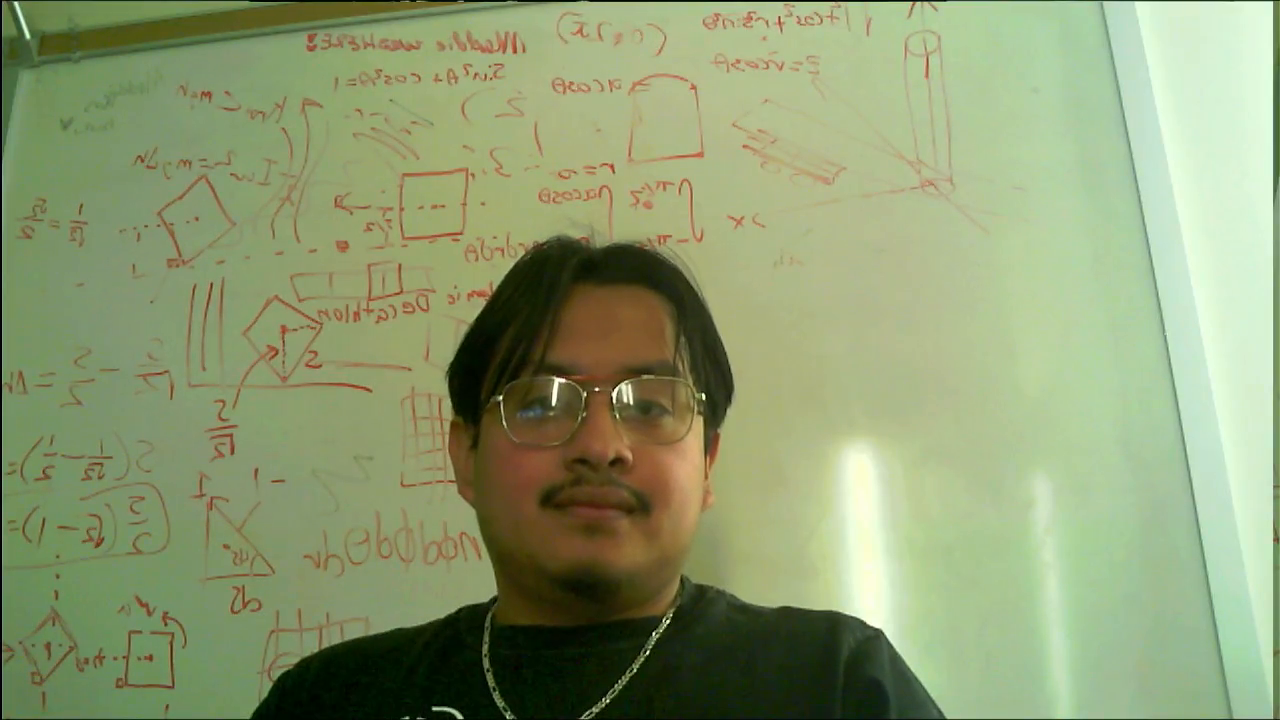
#> input picture frame 97 of OV5640VideoCapture/15sJonatan1.mp4, 1280 x 720 px
$ python fastpain.py
#> lines starting #> are read from the running program, lines starting #| are printed output that depends on the picture
import cv2
import numpy as np
import matplotlib.pyplot as plt
from sklearn.decomposition import FastICA
from sklearn.preprocessing import StandardScaler
from scipy.signal import butter, filtfilt
from tqdm import tqdm

face_cascade = cv2.CascadeClassifier(
    cv2.data.haarcascades + 'haarcascade_frontalface_default.xml'
)

video_paths = [
    "OV5640VideoCapture/15sJonatan1.mp4",
    "OV5640VideoCapture/15sJonatan2.mp4",
    "OV5640VideoCapture/15sJonatan3.mp4",
    "OV5640VideoCapture/15sSydney1.mp4",
    "OV5640VideoCapture/15sSydney2.mp4",
    "OV5640VideoCapture/15sSydney3.mp4"
]

video_data = {}
first_frames = {}

# ---- SETTINGS ----
DOWNSCALE = 0.25     # resize factor for face detection
FRAME_SKIP = 2       # reduces 60 FPS → 30 FPS
MIN_FACE_SIZE = (40, 40)

# ---- PHASE 1: Extract RGB per frame with FAST face detection ----

for idx, path in enumerate(video_paths, start=1):

    cap = cv2.VideoCapture(path)
    if not cap.isOpened():
        print(f"Could not open {path}")
        continue

    reds, greens, blues = [], [], []
    last_face = None
    first_face_frame = None
    frame_idx = 0

    total_frames = int(cap.get(cv2.CAP_PROP_FRAME_COUNT))

    print(f"\nProcessing {path} ({total_frames} frames)...")

    for _ in tqdm(range(total_frames), desc=f"Video {idx}"):
        ret, frame = cap.read()
        if not ret:
            break

        # ---- Skip frames to reduce to ~30 FPS ----
        frame_idx += 1
        if frame_idx % FRAME_SKIP != 0:
            continue

        # ---- Downsample for fast face detect ----
        small = cv2.resize(frame, (0, 0), fx=DOWNSCALE, fy=DOWNSCALE)
        gray_small = cv2.cvtColor(small, cv2.COLOR_BGR2GRAY)

        faces = face_cascade.detectMultiScale(
            gray_small,
            scaleFactor=1.1,
            minNeighbors=4,
            minSize=MIN_FACE_SIZE
        )

        if len(faces) > 0:
            x, y, w, h = max(faces, key=lambda f: f[2] * f[3])
            # Scale back to original coords
            x, y, w, h = [int(v / DOWNSCALE) for v in (x, y, w, h)]
            last_face = (x, y, w, h)

            if first_face_frame is None:
                ff = frame.copy()
                cv2.rectangle(ff, (x, y), (x+w, y+h), (0,255,0), 2)
                first_face_frame = ff

        elif last_face is None:
            continue  # no face yet

        x, y, w, h = last_face
        roi = frame[y:y+h, x:x+w]

        rgb = cv2.cvtColor(roi, cv2.COLOR_BGR2RGB)
        reds.append(np.mean(rgb[:,:,0]))
        greens.append(np.mean(rgb[:,:,1]))
        blues.append(np.mean(rgb[:,:,2]))

    cap.release()

    name = f"video{idx}"
    video_data[name] = {"R": reds, "G": greens, "B": blues}

    if first_face_frame is not None:
        first_frames[name] = first_face_frame

# ---- PHASE 2: Show first frames ----
for name, frame in first_frames.items():
    plt.figure(figsize=(5,4))
    plt.imshow(cv2.cvtColor(frame, cv2.COLOR_BGR2RGB))
    plt.title(name)
    plt.axis("off")
plt.show()

# ---- PHASE 3: Prepare combined RGB for ICA ----

combined = np.concatenate([
    np.vstack([v["R"], v["G"], v["B"]]).T
    for v in video_data.values()
], axis=0)

# Normalize before ICA
scaler = StandardScaler()
combined_norm = scaler.fit_transform(combined)

# ---- PHASE 4: ICA ----
print("\nFitting ICA model...")
ica = FastICA(n_components=3, random_state=0, max_iter=500)
S_all = ica.fit_transform(combined_norm)

A = ica.mixing_
W = ica.components_
print("\nMixing Matrix:\n", A)
print("\nUnmixing Matrix:\n", W)

# ---- PHASE 5: Apply ICA to each video ----
ica_results = {}
for name, dat in video_data.items():
    X = np.vstack([dat["R"], dat["G"], dat["B"]]).T
    Xn = scaler.transform(X)
    S = ica.transform(Xn)
    ica_results[name] = S

# ---- BANDPASS + FFT FUNC ----
def butter_bandpass(low, high, fs):
    b, a = butter(4, [low/(fs/2), high/(fs/2)], btype='band')
    return b, a

def bandpass(sig, fs):
    b, a = butter_bandpass(0.8, 3.5, fs)
    return filtfilt(b, a, sig)

# ---- PHASE 6: Plot ICA1 + FFT (small plots, non-blocking) ----

fig, axes = plt.subplots(2, 3, figsize=(14,8))
axes = axes.flatten()

for i, (name, S) in enumerate(ica_results.items()):
    sig = S[:,0]
    sig = (sig - np.mean(sig)) / np.std(sig)

    sig_f = bandpass(sig, fs=30)
    fft = np.abs(np.fft.rfft(sig_f))
    freq = np.fft.rfftfreq(len(sig_f), 1/30)

    bpm = freq[np.argmax(fft[1:])] * 60

    ax = axes[i]
    ax.plot(sig, lw=1)
    ax2 = ax.twinx()
    ax2.plot(freq, fft, lw=1, alpha=0.7)
    ax.set_title(f"{name} — {bpm:.1f} BPM")

plt.tight_layout()
plt.show()

$ run again, starting later in the video
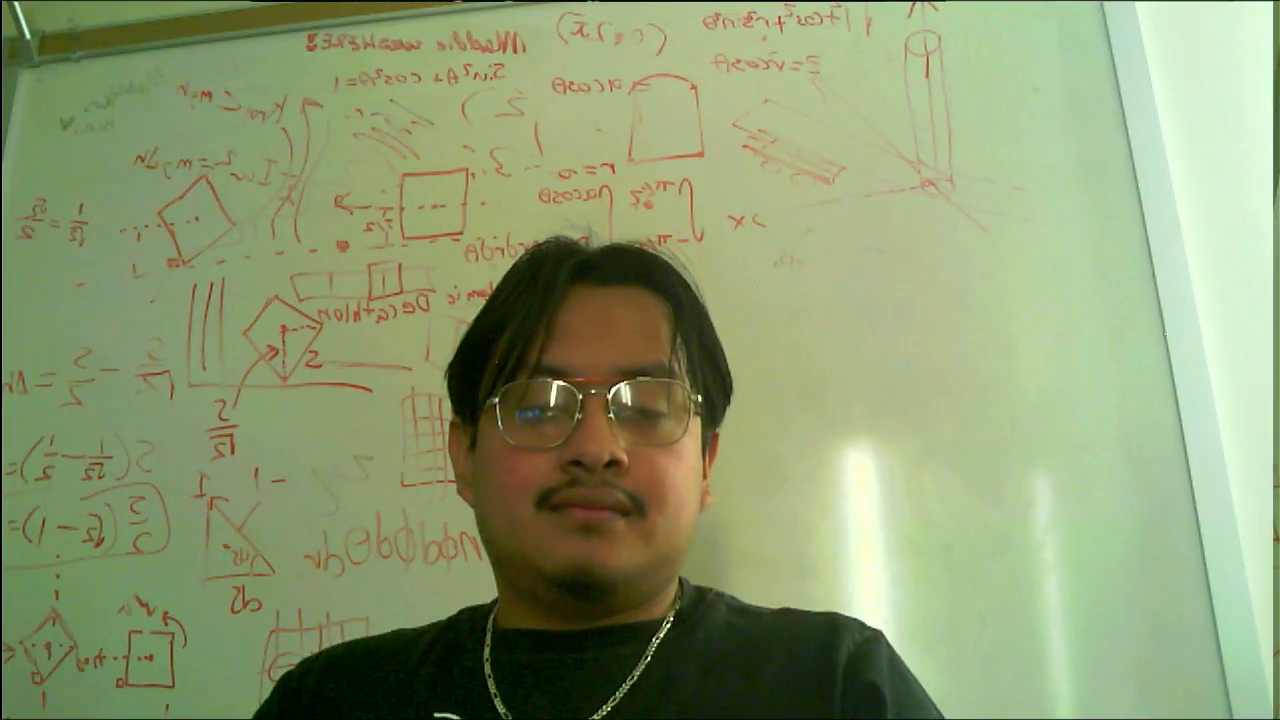
#> input picture frame 436 of OV5640VideoCapture/15sJonatan1.mp4, 1280 x 720 px

$ run again, starting later in the video
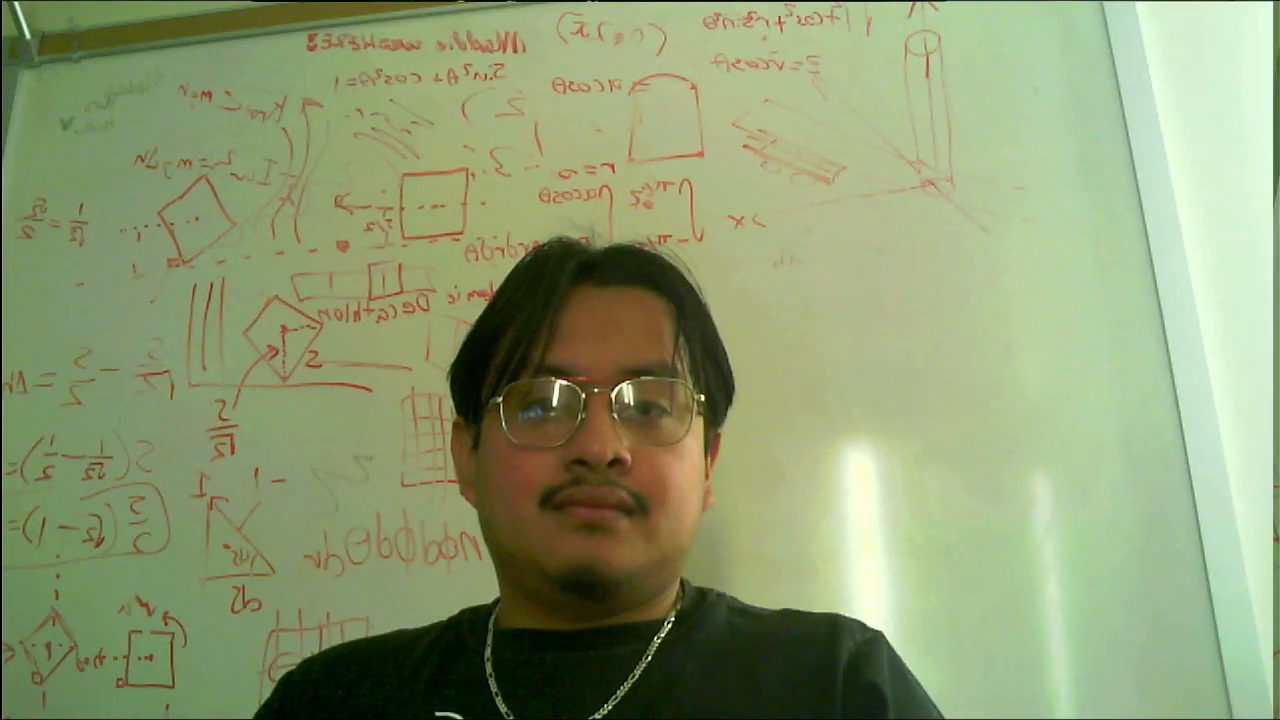
#> input picture frame 776 of OV5640VideoCapture/15sJonatan1.mp4, 1280 x 720 px
